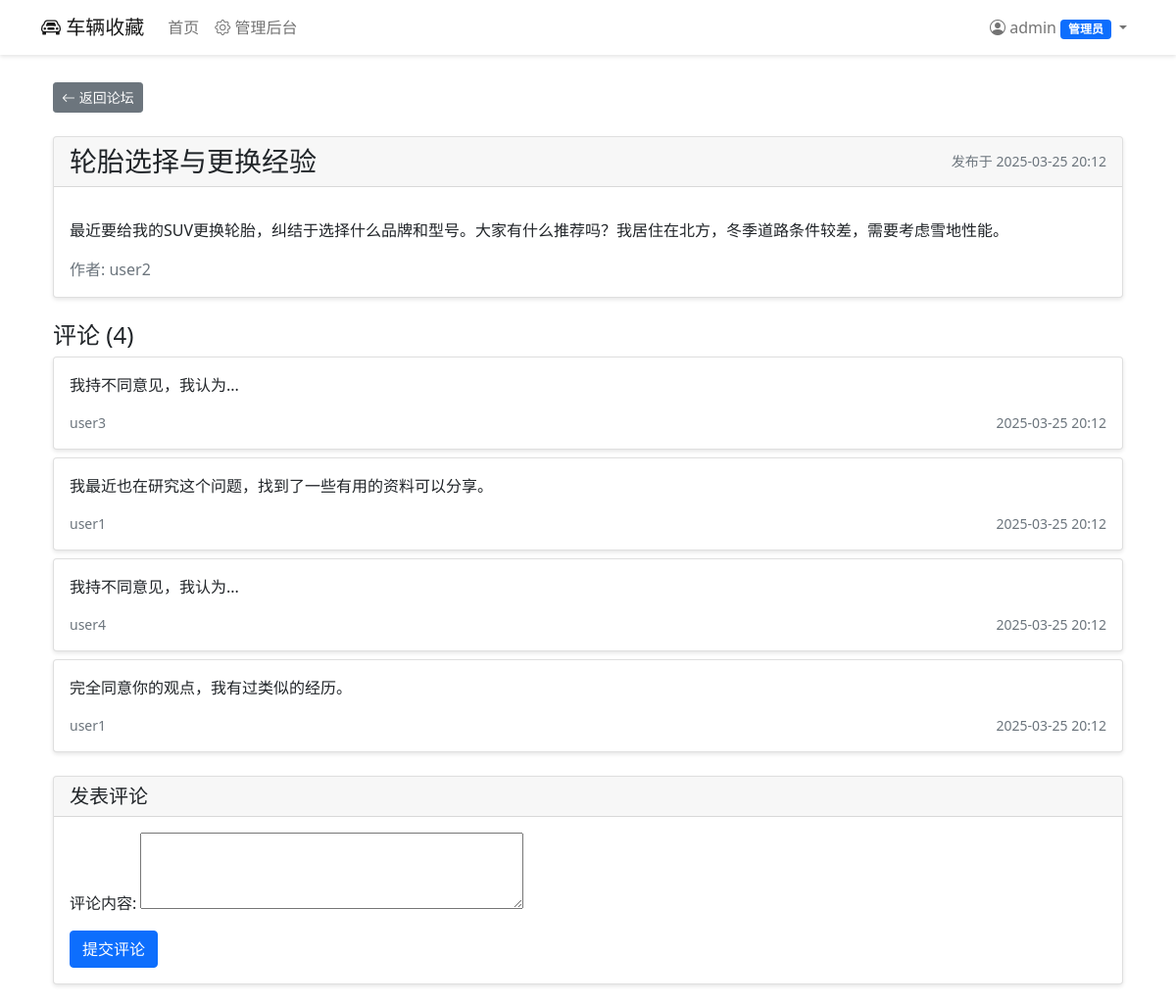
The app's page /cars/forum/post/6/ (signed in) with its own data.
### cars/models.py (models this page shows)
class Post(models.Model):
    title = models.CharField(max_length=200, verbose_name='标题')
    content = models.TextField(verbose_name='内容')
    author = models.ForeignKey(
        User,
        on_delete=models.CASCADE,
        related_name='posts',
        verbose_name='作者'
    )
    created_at = models.DateTimeField(auto_now_add=True, verbose_name='创建时间')
    updated_at = models.DateTimeField(auto_now=True, verbose_name='更新时间')
    class Meta:
        ordering = ['-created_at']
        verbose_name = '帖子'
        verbose_name_plural = '帖子列表'

class Comment(models.Model):
    post = models.ForeignKey(
        Post,
        on_delete=models.CASCADE,
        related_name='comments',
        verbose_name='帖子'
    )
    author = models.ForeignKey(
        User,
        on_delete=models.CASCADE,
        related_name='comments',
        verbose_name='作者'
    )
    content = models.TextField(verbose_name='评论内容')
    created_at = models.DateTimeField(auto_now_add=True, verbose_name='创建时间')
    class Meta:
        ordering = ['created_at']
        verbose_name = '评论'
        verbose_name_plural = '评论列表'

### cars/views.py (the view)
# urls.py: path('forum/post/<int:post_id>/', views.post_detail, name='post_detail'),
@login_required
def post_detail(request, post_id):
    post = get_object_or_404(Post, id=post_id)
    comments = post.comments.all()
    if request.method == 'POST':
        form = CommentForm(request.POST)
        if form.is_valid():
            comment = form.save(commit=False)
            comment.post = post
            comment.author = request.user
            comment.save()
            return redirect('post_detail', post_id=post.id)
    else:
        form = CommentForm()
    return render(request, 'forum/post_detail.html', {
        'post': post,
        'comments': comments,
        'form': form
    })

### cars/forms.py
class CommentForm(forms.ModelForm):
    class Meta:
        model = Comment
        fields = ['content']
        widgets = {
            'content': forms.Textarea(attrs={'rows': 3})
        }

### cars/templates/forum/post_detail.html (shortened to what this page needs)
{% extends 'base.html' %}
{% block content %}
<div class="container">
    <div class="mb-4">
        <a href="{% url 'post_list' %}" class="btn btn-secondary btn-sm">
            <i class="bi bi-arrow-left"></i> 返回论坛
        </a>
    </div>
    <div class="card mb-4">
        <div class="card-header d-flex justify-content-between align-items-center">
            <h3 class="mb-0">{{ post.title }}</h3>
            <small class="text-muted">
                发布于 {{ post.created_at|date:"Y-m-d H:i" }}
            </small>
        </div>
        <div class="card-body">
            <div class="mb-3">
                <p class="card-text">{{ post.content|linebreaks }}</p>
            </div>
            <div class="d-flex justify-content-between">
                <span class="text-muted">作者: {{ post.author.username }}</span>
            </div>
        </div>
    </div>
    <h4>评论 ({{ comments.count }})</h4>
    {% for comment in comments %}
        <div class="card mb-2">
            <div class="card-body">
                <p class="card-text">{{ comment.content }}</p>
                <div class="d-flex justify-content-between">
                    <small class="text-muted">{{ comment.author.username }}</small>
                    <small class="text-muted">{{ comment.created_at|date:"Y-m-d H:i" }}</small>
                </div>
            </div>
        </div>
    {% empty %}
        <div class="alert alert-info">暂无评论</div>
    {% endfor %}
    <div class="card mt-4">
        <div class="card-header">
            <h5 class="mb-0">发表评论</h5>
        </div>
        <div class="card-body">
            <form method="post" action="{% url 'post_detail' post.id %}">
                <div class="mb-3">
                    {{ form.content.label_tag }}
                    {{ form.content }}
                </div>
                <button type="submit" class="btn btn-primary">提交评论</button>
            </form>
        </div>
    </div>
</div>
{% endblock %}

### cars/templates/base.html (shortened to what this page needs)
<!DOCTYPE html>
<html lang="zh">
<head>
    <link href="https://cdn.jsdelivr.net/npm/bootstrap@5.1.3/dist/css/bootstrap.min.css" rel="stylesheet">
    <link href="https://cdn.jsdelivr.net/npm/bootstrap-icons@1.7.2/font/bootstrap-icons.css" rel="stylesheet">
</head>
<body>
    <nav class="navbar navbar-expand-lg navbar-light fixed-top">
        <div class="container">
            <a class="navbar-brand" href="{% url 'car_list' %}">
                <i class="bi bi-car-front"></i> 车辆收藏
            </a>
            <div class="collapse navbar-collapse" id="navbarNav">
                <ul class="navbar-nav me-auto">
                    <li class="nav-item">
                        <a class="nav-link" href="{% url 'car_list' %}">首页</a>
                    </li>
                    {% if user.is_authenticated and user.is_staff %}
                    <li class="nav-item">
                        <a class="nav-link" href="{% url 'admin:index' %}">
                            <i class="bi bi-gear"></i> 管理后台
                        </a>
                    </li>
                    {% endif %}
                </ul>
                <ul class="navbar-nav">
                    {% if user.is_authenticated %}
                        <li class="nav-item dropdown">
                            <a class="nav-link dropdown-toggle" href="#" id="navbarDropdown" role="button" data-bs-toggle="dropdown">
                                <i class="bi bi-person-circle"></i>
                                {{ user.username }}
                                {% if user.is_staff %}
                                    <span class="badge bg-primary">管理员</span>
                                {% endif %}
                            </a>
                        </li>
                    {% endif %}
                </ul>
            </div>
        </div>
    </nav>
    <div class="container mt-4">
        {% block content %}
        {% endblock %}
    </div>
</body>
</html>

### cars/templates/base.html (style rules this page uses)
body { background-color: rgb(255, 255, 255); padding-top: 60px; }
.navbar { background-color:rgb(255, 255, 255); box-shadow: 0 2px 4px rgba(0,0,0,0.1); }
.card { margin-bottom: 20px; box-shadow: 0 2px 4px rgba(0,0,0,0.1); }

### records on screen
Post: title "轮胎选择与更换经验", created_at "2025-03-25 20:12", content "最近要给我的SUV更换轮胎，纠结于选择什么品牌和型号。大家有什么推荐吗？我居住在北方，冬季道路条件较差，需要考虑雪地性能。", author.username "user2", count "4"
Comment: content "我持不同意见，我认为...", author.username "user3", created_at "2025-03-25 20:12"
Comment: content "我最近也在研究这个问题，找到了一些有用的资料可以分享。", author.username "user1", created_at "2025-03-25 20:12"
Comment: content "我持不同意见，我认为...", author.username "user4", created_at "2025-03-25 20:12"
Comment: content "完全同意你的观点，我有过类似的经历。", author.username "user1", created_at "2025-03-25 20:12"

### other values on screen
{{ user.username }} "admin"
